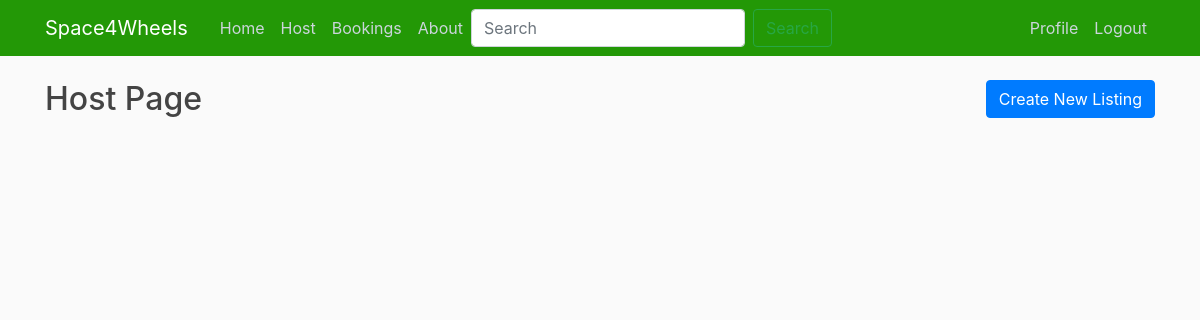
The app's page /host/ (signed in), older data.
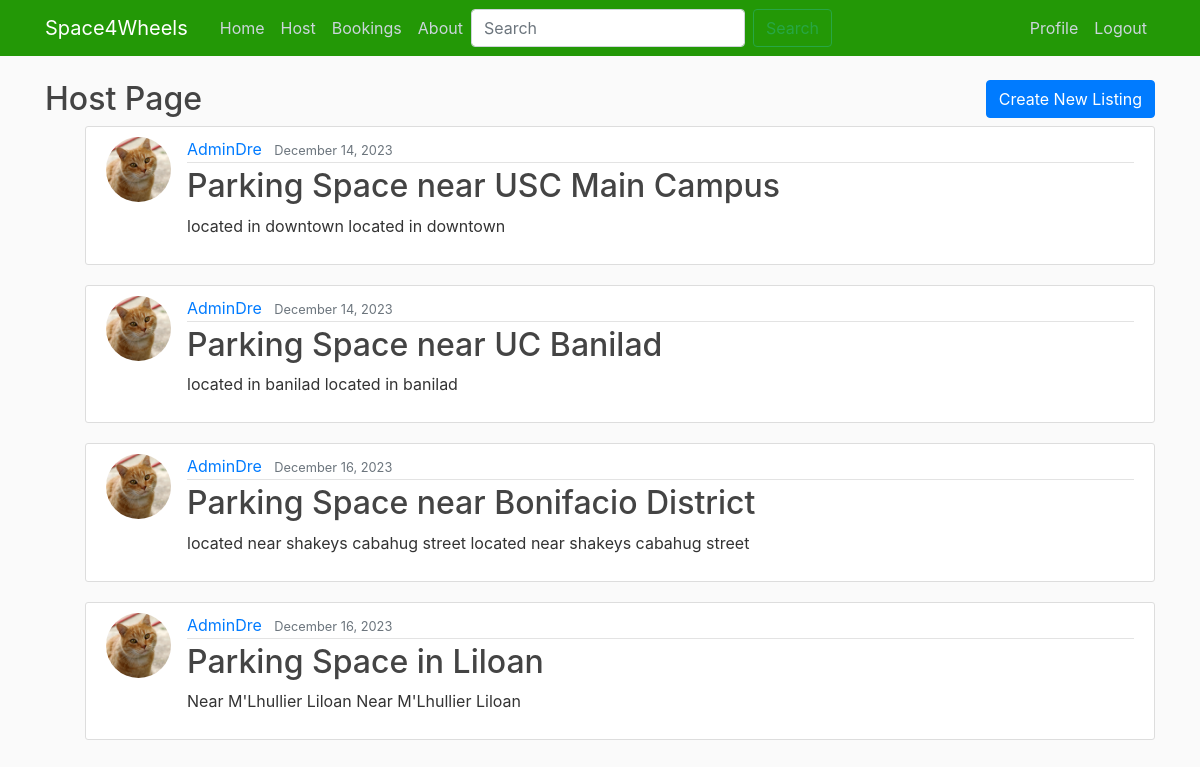
The same page, newer data.
### Space4Wheels/models.py (models this page shows)
class Post(models.Model):
    PRICE_RATES = [
        ('day', 'Per Day'),
        ('week', 'Per Week'),
        ('month', 'Per Month'),
    ]
    CAR_SPACE_TYPES = [
        ('Driveway', 'Driveway'),
        ('Garage', 'Garage'),
        ('Open Lot', 'Open Lot'),
    ]
    STATUS_TYPES = [
        ('available', 'Available'),
        ('unavailable', 'Unavailable')
    ]
    title = models.CharField(max_length=100)
    content = models.TextField()
    country = models.CharField(max_length=100)
    city = models.CharField(max_length=100)
    address = models.CharField(max_length=255)
    price = models.DecimalField(max_digits=10, decimal_places=2)
    price_rate = models.CharField(max_length=20, choices=PRICE_RATES)  # per day, per week, per month
    car_space_pics = models.ImageField(upload_to='car_space_pics')
    car_space_type = models.CharField(max_length=20, choices=CAR_SPACE_TYPES)
    map_image = models.TextField()
    additional_notes = models.TextField(blank=True, null=True)  # Optional
    status = models.CharField(max_length=20, default='available', choices=STATUS_TYPES)  # available/booked
    date_posted = models.DateTimeField(default=timezone.now)
    date_updated = models.DateTimeField(default=timezone.now)
    author = models.ForeignKey(User, on_delete=models.CASCADE)
    rating_rating = models.FloatField(default=0)

### users/models.py (models this page shows, shortened)
class Profile(models.Model):
    user = models.OneToOneField(User, on_delete=models.CASCADE)
    image = models.ImageField(default='default.jpg', upload_to='profile_pics')
    contact_number = PhoneNumberField(blank=True, null=True)

### Space4Wheels/views.py (the view)
# urls.py: path('host/', login_required(views.host), name='Space4Wheels-host'),
def host(request):
    user_listings_view = UserParkingSpaceListView()
    user_listings_view.request = request
    user_listings = user_listings_view.get_queryset()
    return render(request, 'Space4Wheels/host.html', {'title': 'Host', 'user_listings': user_listings})

### Space4Wheels/views.py (called while the page is built)
    def get_queryset(self):
        return Post.objects.filter(author=self.request.user)

### Space4Wheels/templates/Space4Wheels/host.html
{% extends "Space4Wheels/base.html" %}
{% block content %}
<div style="overflow: auto;">
    <div style="float: left;">
        <h2>Host Page</h2>
    </div>
    <div style="float: right;">
        <a href="{% url 'post-create' %}" class="btn btn-primary">Create New Listing</a>
    </div>
</div>
    <ul>
        {% for listing in user_listings %}
            <article class="media content-section">
                <img class="rounded-circle article-img" src="{{ listing.author.profile.image.url }}">
                <div class="media-body">
                    <div class="article-metadata">
                        <a class="mr-2" href="#">{{ listing.author }}</a>
                        <small class="text-muted">{{ listing.date_posted|date:"F d, Y" }}</small>
                    </div>
                    <h2><a class="article-title" href="{% url 'post-detail' listing.id %}">{{ listing.title }}</a></h2>
                    <p class="article-content">{{ listing.content }}</p>
                </div>
            </article>
        {% endfor %}
    </ul>
{% endblock content %}

### Space4Wheels/templates/Space4Wheels/base.html (shortened to what this page needs)
{% load static %}
<!DOCTYPE html>
<html>
<head>
    <link rel="stylesheet" href="https://maxcdn.bootstrapcdn.com/bootstrap/4.0.0/css/bootstrap.min.css">
    <link rel="stylesheet" type="text/css" href="{% static 'Space4Wheels/main.css' %}">
</head>
<body>
    <header class="site-header">
      <nav class="navbar navbar-expand-md navbar-dark bg-steel fixed-top">
        <div class="container">
          <a class="navbar-brand mr-4" href="{% url 'Space4Wheels-home' %}">Space4Wheels</a>
          <div class="collapse navbar-collapse" id="navbarToggle">
            <div class="navbar-nav mr-auto">
              <a class="nav-item nav-link" href="{% url 'Space4Wheels-home' %}">Home</a>
              <a class="nav-item nav-link" href="{% url 'Space4Wheels-host' %}">Host</a>
              <a class="nav-item nav-link" href="{% url 'bookings' %}">Bookings</a>
              <a class="nav-item nav-link" href="{% url 'Space4Wheels-about' %}">About</a>
              <form class="form-inline my-2 my-lg-0" method="get" action="{% url 'Space4Wheels-search' %}">
                <input class="form-control mr-sm-2" type="search" placeholder="Search" aria-label="Search" name="query">
                <button class="btn btn-outline-success my-2 my-sm-0" type="submit">Search</button>
            </form>
            </div>
            <div class="navbar-nav">
              {% if user.is_authenticated %}
                <a class="nav-item nav-link" href="{% url 'profile' %}">Profile</a>
                <a class="nav-item nav-link" href="{% url 'logout' %}">Logout</a>
              {% else %}
                <a class="nav-item nav-link" href="{% url 'login' %}">Login</a>
                <a class="nav-item nav-link" href="{% url 'register' %}">Register</a>
              {% endif %}
            </div>
          </div>
        </div>
      </nav>
    </header>
    <main role="main" class="container-fluid">
      <div class="row">
        <div class="container">
          {% block content %}{% endblock %}
        </div>
      </div>
    </main>
</body>
</html>

### Space4Wheels/static/Space4Wheels/main.css (style rules this page uses)
body { background: #fafafa; color: #333333; margin-top: 5rem; }
h1, h2, h3, h4, h5, h6 { color: #444444; }
ul { margin: 0; }
.bg-steel { background-color: #239806; }
.site-header .navbar-nav .nav-link { color: #cbd5db; }
.content-section { background: #ffffff; padding: 10px 20px; border: 1px solid #dddddd; border-radius: 3px; margin-bottom: 20px; }
.article-title { color: #444444; }
.article-content { white-space: pre-line; }
.article-img { height: 65px; width: 65px; margin-right: 16px; }
.article-metadata { padding-bottom: 1px; margin-bottom: 4px; border-bottom: 1px solid #e3e3e3 }

Row changes from the older to the newer data that the page shows:
added Post: author.profile.image (picture), author "AdminDre", date_posted "December 14, 2023", title "Parking Space near USC Main Campus", content "located in downtown located in downtown"
added Post: author.profile.image (picture), author "AdminDre", date_posted "December 14, 2023", title "Parking Space near UC Banilad", content "located in banilad located in banilad"
added Post: author.profile.image (picture), author "AdminDre", date_posted "December 16, 2023", title "Parking Space near Bonifacio District", content "located near shakeys cabahug street located near shakeys cabahug street"
added Post: author.profile.image (picture), author "AdminDre", date_posted "December 16, 2023", title "Parking Space in Liloan", content "Near M'Lhullier Liloan Near M'Lhullier Liloan"
